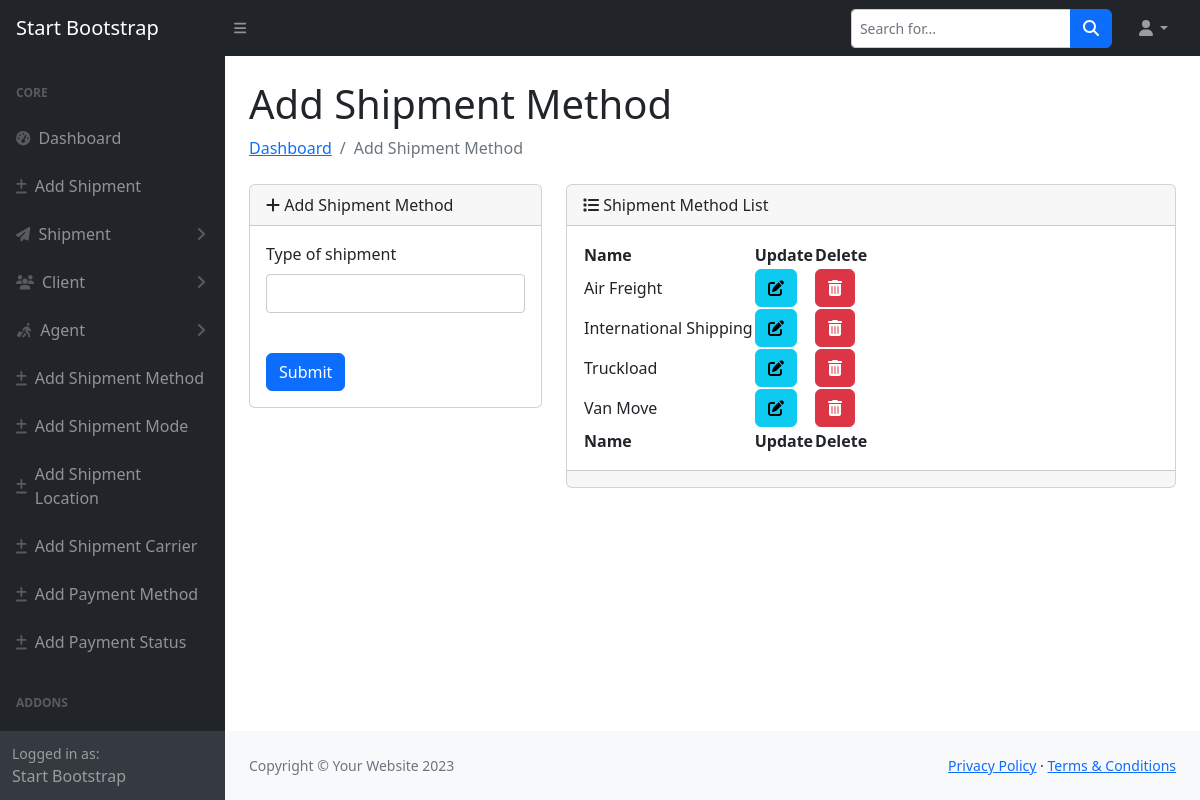
The app's page /add-shipment-method/ with its own data.
### cargo/models.py (models this page shows, shortened)
class ShipmentMethod(models.Model):
	type_of_shipment = models.CharField(max_length=100, blank=True, unique=True)

### cargo/views.py (the view)
# urls.py: path('add-shipment-method/', add_shipment_method, name="add_shipment_method"),
def add_shipment_method(request):
    shipment_method_list = ShipmentMethod.objects.all()
    if request.method == 'POST':
        form = ShipmentMethodForm(request.POST)
        if form.is_valid():
            form.save()
            return redirect('add_shipment_method')
    else:
        form = ShipmentMethodForm()
    return render(request, 'dashboard/shipment_method.html', {"form": form, "shipment_method_list": shipment_method_list})

### cargo/forms.py
class ShipmentMethodForm(forms.ModelForm):
    class Meta:
        model = ShipmentMethod
        fields = '__all__'

### templates/dashboard/shipment_method.html (shortened to what this page needs)
{% extends 'dashboard/main.html'%}
{% load crispy_forms_tags %}
{% block content %}
{% include 'dashboard/sidebar.html'%}
<div id="layoutSidenav_content">
    <main>
        <div class="container-fluid px-4">
            <h1 class="mt-4">Add Shipment Method</h1>
            <ol class="breadcrumb mb-4">
                <li class="breadcrumb-item"><a href="{% url 'dashboard' %}">Dashboard</a></li>
                <li class="breadcrumb-item active"> Add Shipment Method</li>
            </ol>
            <div class="row">
                <div class="col-lg-4">
                    <div class="card mb-4">
                        <div class="card-header">
                            <i class="fa-solid fa-plus"></i>
                            Add Shipment Method
                        </div>
                        <div class="card-body">
                            <form action="{% url 'add_shipment_method' %}" method="post">
                                {{form | crispy}}
                                <br>
                                <button type="submit" class="btn btn-primary">Submit</button>
                            </form>
                        </div>
                    </div>
                </div>
                <div class="col-lg-8">
                    <div class="card mb-8">
                        <div class="card-header">
                            <i class="fa-solid fa-list"></i>
                           Shipment Method List
                        </div>
                        <div class="card-body">
                            {% if shipment_method_list %}
                            <table id="datatablesSimple">
                                <thead>
                                    <tr>
                                        <th>Name</th>
                                        <th>Update</th>
                                        <th>Delete</th>
                                    </tr>
                                </thead>
                                <tfoot>
                                    <tr>
                                       <th>Name</th>
                                        <th>Update</th>
                                        <th>Delete</th>
                                    </tr>
                                </tfoot>
                                <tbody>
                                	{% for a in shipment_method_list %}
                                    <tr>
                                        <td>{{a.type_of_shipment}}</td>
                                        <td><button class="btn btn-info"><i class="fa-solid fa-pen-to-square"></i></i></button></td>
                                        <td><button class="btn btn-danger"><i class="fa-solid fa-trash-can"></i></button></td>
                                    </tr>
                                    {% endfor %}
                                </tbody>
                            </table>
                            {% endif %}
                        </div>
                        <div class="card-footer small text-muted"></div>
                    </div>
                </div>
            </div>
        </div>
    </main>
    {% endblock %}

### templates/dashboard/main.html (style rules this page uses)
input[type="text"], input[type="password"], textarea { padding: 8px; border: 1px solid #ccc; border-radius: 4px; font-size: 14px; }

### records on screen
ShipmentMethod: type_of_shipment "Air Freight"
ShipmentMethod: type_of_shipment "International Shipping"
ShipmentMethod: type_of_shipment "Truckload"
ShipmentMethod: type_of_shipment "Van Move"
